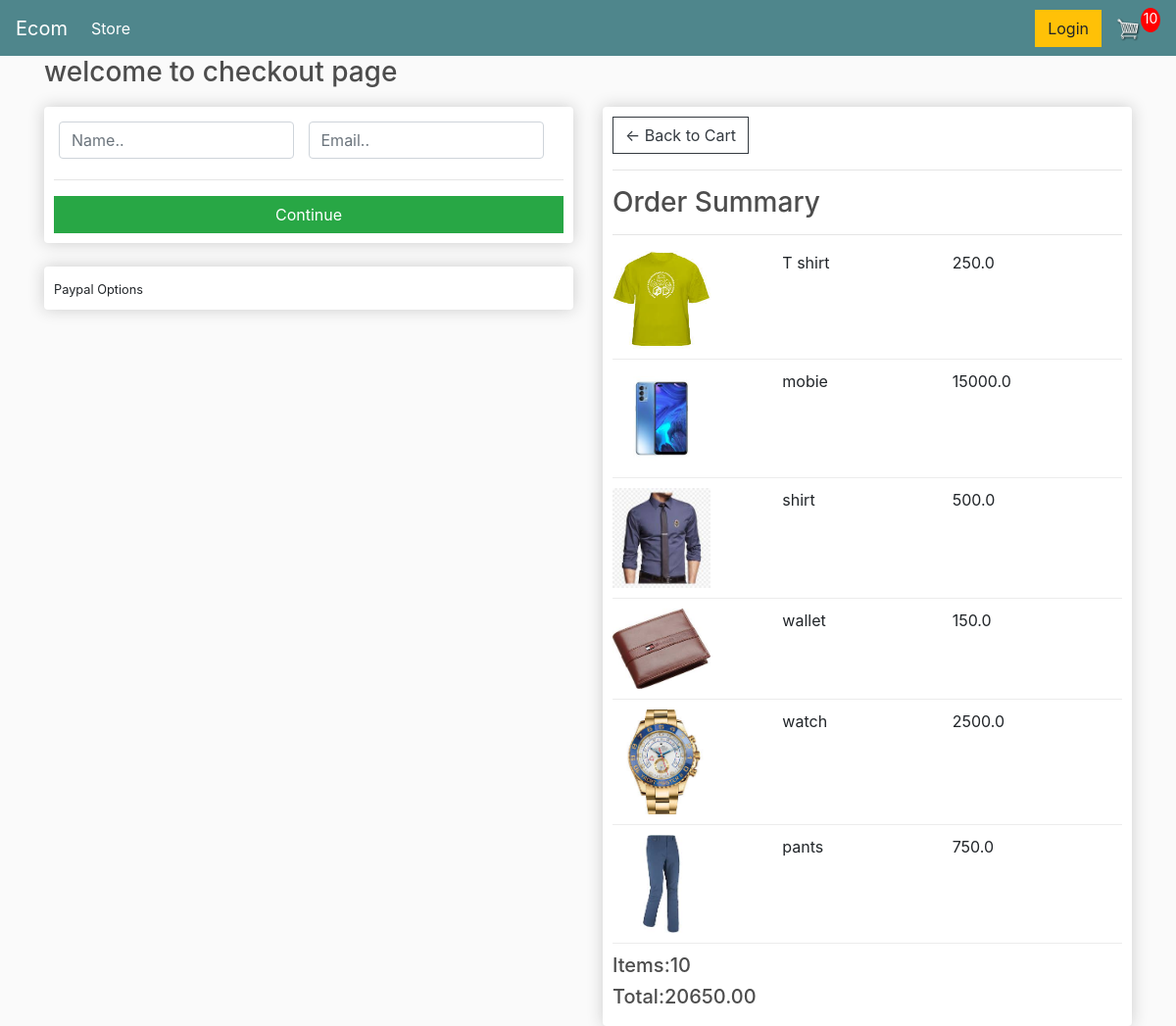
Screenshot of /checkout/ (signed in) with the database file from the repository.
### Store/models.py (models this page shows, shortened)
class OrderId(models.Model):
    product = models.ForeignKey(Product, on_delete=models.SET_NULL, blank=True, null=True)
    order = models.ForeignKey(Order, on_delete=models.SET_NULL, blank=True, null=True)
    quantity=models.IntegerField(default=0,null=True,blank=True)
    date_added=models.DateTimeField(auto_now_add=True)
    @property
    def get_total(self):
        total = self.product.price * self.quantity
        return total

class Product(models.Model):
    name=models.CharField(max_length=200,null=True)
    price = models.FloatField()
    digital = models.BooleanField(default=False,null=True,blank=False)
    image = models.ImageField(null=True,blank=True)
    @property
    def imageURL(self):
        try:
            url = self.image.url
        except:
            url:''
        return url

class Order(models.Model):
    customer=models.ForeignKey(Customer,on_delete=models.SET_NULL,blank=True,null=True)
    date_ordered=models.DateTimeField(auto_now_add=True)
    complete=models.BooleanField(default=False,null=True,blank=False)
    transaction_id=models.CharField(max_length=200)
    @property
    def shipping(self):
        shipping = False
        orderitems = self.orderid_set.all()
        for i in orderitems:
            if i.product.digital == True:
                shipping = True
        return shipping
    @property
    def get_cart_total(self):
        orderitems = self.orderid_set.all()
        total = sum([item.get_total for item in orderitems])
        return total
    @property
    def get_cart_items(self):
        orderitems = self.orderid_set.all()
        total = sum([item.quantity for item in orderitems])
        return total

### Store/views.py (the view)
# urls.py: path('checkout/',views.checkout,name='checkout'),
def checkout(request):
    if request.user.is_authenticated:
        customer = request.user.customer
        order, created = Order.objects.get_or_create(customer=customer, complete=False)
        items = order.orderid_set.all()
        cartItems = order.get_cart_items
    else:
        items = []
        order = {'get_cart_total': 0, 'get_cart_items': 0,'shipping': False}
        cartItems = order['get_cart_items']
    context = {'items': items, 'order': order,'cartItems':cartItems}
    return render(request,'Store/Checkout.html',context)

### Store/templates/Store/Checkout.html (shortened to what this page needs)
{% extends 'Store/main.html' %}
{% load static %}
{% block content %}
<h3> welcome to checkout page</h3>
<div class="row">
<div class="col-lg-6">
    <div class="box-element" id="form-wrapper">
        <form id="form">
	<div id="user-info">
		<div class="form-field">
			<input required class="form-control" type="text" name="name" placeholder="Name..">
		</div>
		<div class="form-field">
			<input required class="form-control" type="email" name="email" placeholder="Email..">
		</div>
	</div>
	<hr>
	<input id="form-button" class="btn btn-success btn-block" type="submit" value="Continue">
</form>
    </div>
       <br>
<div class="box-element hidden" id="payment-info">
	<small>Paypal Options</small>
</div>
</div>
    <div class="col-lg-6">
    <div class="box-element">
	<a  class="btn btn-outline-dark" href="{% url 'cart' %}">&#x2190; Back to Cart</a>
	<hr>
	<h3>Order Summary</h3>
	<hr>
		{% for item in items %}
	<div class="cart-row">
		<div style="flex:2"><img class="row-image" src="{{ item.product.imageURL }}"></div>
		<div style="flex:2"><p>{{ item.product.name }}</p></div>
		<div style="flex:1"><p>{{ item.product.price }}</p></div>
		<div style="flex:1"><p>{{ item.product.quantity }}</p></div>
	</div>
		{% endfor %}
	<h5>Items:{{ order.get_cart_items }}</h5>
	<h5>Total:{{ order.get_cart_total|floatformat:2 }}</h5>
</div>
</div>
</div>
{% endblock %}

### static/css/main.css (style rules this page uses)
body { background-color: hsl(0, 0%, 98%); }
h1,h2,h3,h4,h5,h6 { color:hsl(0, 0%, 30%); }
.box-element { box-shadow:hsl(0, 0%, 80%) 0 0 16px; background-color: #fff; border-radius: 4px; padding: 10px; }
.col-lg-4, .col-lg-6, .col-lg-8, .col-lg-12 { margin-top: 10px; }
.btn { border-radius: 0; }
.row-image { width: 100px; }
.form-field { width:250px; display: inline-block; padding: 5px; }
.cart-row { display: flex; align-items: flex-stretch; padding-bottom: 10px; margin-bottom: 10px; border-bottom: 1px solid #ececec; }

### rows the page displays
OrderId: product.imageURL (picture), product.name "T shirt", product.price "250.0"
OrderId: product.imageURL (picture), product.name "mobie", product.price "15000.0"
OrderId: product.imageURL (picture), product.name "shirt", product.price "500.0"
OrderId: product.imageURL (picture), product.name "wallet", product.price "150.0"
OrderId: product.imageURL (picture), product.name "watch", product.price "2500.0"
OrderId: product.imageURL (picture), product.name "pants", product.price "750.0"
Order: get_cart_items "10", get_cart_total "20650.00"

### other values shown
{{ cartItems }} "10"
